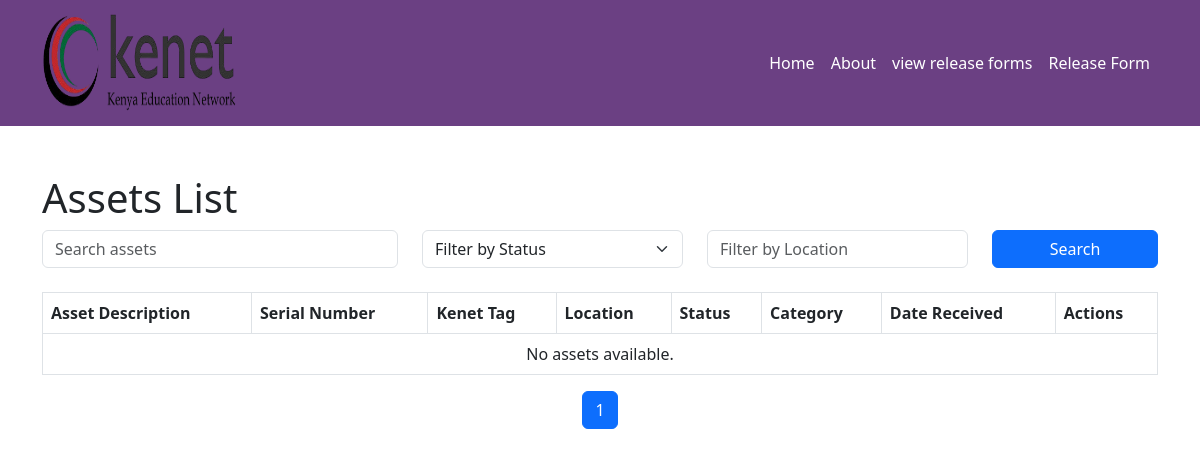
Before: / with the older database file.
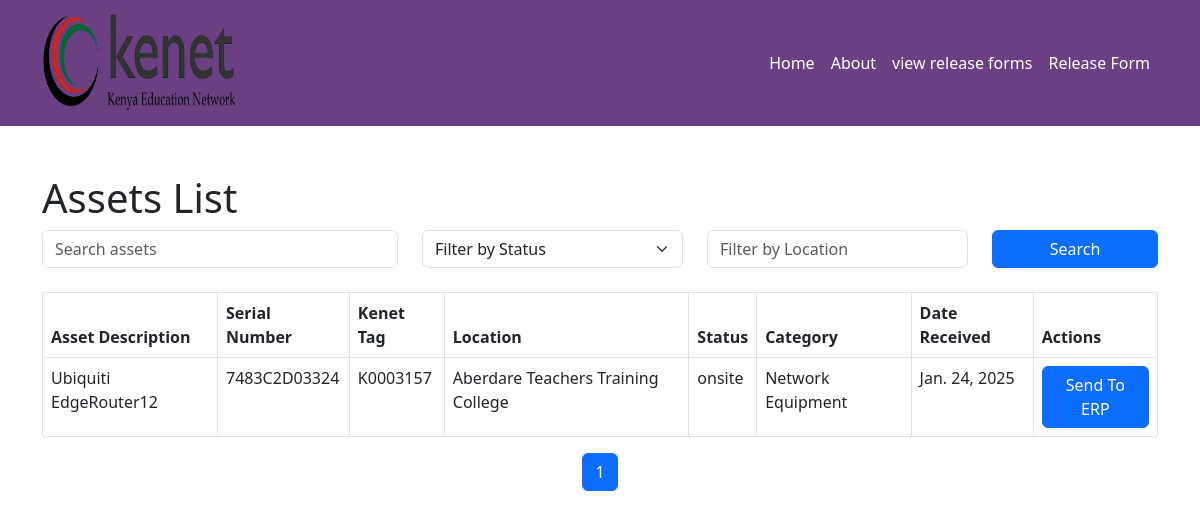
After: the same page with the newer database file.
### KENETAssets/models.py (models this page shows, shortened)
class Assets(models.Model):
    STATUS_CHOICES = [
        ('instore', 'In Store'),
        ('faulty', 'Faulty'),
        ('onsite', 'On Site'),
        ('decommissioned', 'Decommissioned'),
        ('pending_release', 'Pending Release'),
        ('pending_approval', 'Pending Approval '),
        ('approved', 'Approved by Admin '),
        ('rejected', 'Denied by Admin '),
    ]
    date_received = models.DateField(auto_now_add=True)
    person_receiving = models.ForeignKey(CustomUser, on_delete=models.SET_NULL, null=True, blank=True, help_text="User who received the asset")
    asset_description = models.TextField()
    asset_description_model = models.CharField(max_length=100, null=True, blank=True)
    serial_number = models.CharField(max_length=100, unique=True)
    kenet_tag = models.CharField(max_length=100, unique=True)
    location = models.ForeignKey(Location, on_delete=models.CASCADE, related_name='primary_location', blank=True, null=True)
    sent_to_erp = models.BooleanField(default=False)
    destination_location = models.ForeignKey(Location, on_delete=models.CASCADE, related_name='going_location', blank=True, null=True)
    asset_id = models.CharField(max_length=10, unique=True, editable=False, blank=True)  # ALK ID field
    status = models.CharField(
        max_length=20,
        choices=STATUS_CHOICES,
        default='instore',
        blank=True,
        null=True
    )
    category = models.ForeignKey(Category, on_delete=models.CASCADE, blank=True, null=True)
    delivery = models.ForeignKey(Delivery, on_delete=models.SET_NULL, null=True, blank=True, related_name='assets', help_text="Associated delivery for this asset")
    class Meta:
        verbose_name = 'Asset'
        verbose_name_plural = 'Assets'
        ordering = ['-id']

class Location(models.Model):
    name = models.CharField(max_length=100, unique=True)
    name_alias = models.CharField(max_length=100, unique=True)
    location_code = models.CharField(max_length=10,unique=True,  editable=False, blank=True)  # KLC ID field
    def __str__(self):
        return f"{self.name}"
    class Meta:
        verbose_name = 'Location'
        verbose_name_plural = 'Locations'

class Category(models.Model):
    name = models.CharField(max_length=100)
    def __str__(self):
        return self.name
    class Meta:
            verbose_name = 'Category'
            verbose_name_plural = 'Categories'

### KENETAssets/views.py (the view)
# urls.py: path('', home_view, name='home'),
def home_view(request):
    search_query = request.GET.get('search', '').lower()  # Convert search query to lowercase
    status_filter = request.GET.get('status', '').lower()  # Convert status filter to lowercase
    location_filter = request.GET.get('location', '').lower()  # Convert location filter to lowercase
    assets_list = Assets.objects.all()
    if search_query:
        assets_list = assets_list.filter(
            Q(asset_description__icontains=search_query) |
            Q(serial_number__icontains=search_query) |
            Q(kenet_tag__icontains=search_query)
        )
    if status_filter:
        assets_list = assets_list.filter(status__iexact=status_filter)
    if location_filter:
        assets_list = assets_list.filter(
            Q(location__name__icontains=location_filter) |
            Q(location__name_alias__icontains=location_filter) |
            Q(location__location_code__icontains=location_filter)
        )
    paginator = Paginator(assets_list, 10)
    page_number = request.GET.get('page')  # Get current page
    assets = paginator.get_page(page_number)  # Get paginated assets
    return render(request, 'home.html', {
        'user': request.user,
        'assets': assets,
        'search_query': search_query,
        'status_filter': status_filter,
        'location_filter': location_filter,
    })

### templates/home.html (shortened to what the changed rows need)
<!DOCTYPE html>
<html lang="en">
    {% load static %}
<head>
    <link rel="stylesheet" href="https://cdnjs.cloudflare.com/ajax/libs/bootstrap/5.3.0/css/bootstrap.min.css">
</head>
<body>
    <div class="container mt-5">
        <h1>Assets List</h1>
        <table class="table table-bordered">
            <thead>
                <tr>
                    <th>Asset Description</th>
                    <th>Serial Number</th>
                    <th>Kenet Tag</th>
                    <th>Location</th>
                    <th>Status</th>
                    <th>Category</th>
                    <th>Date Received</th>
                    <th>Actions</th>
                </tr>
            </thead>
            <tbody>
                {% for asset in assets %}
                    <tr>
                        <td>{{ asset.asset_description }}</td>
                        <td>{{ asset.serial_number }}</td>
                        <td>{{ asset.kenet_tag }}</td>
                        <td>{{ asset.location }}</td>
                        <td>{{ asset.status }}</td>
                        <td>{{ asset.category }}</td>
                        <td>{{ asset.date_received }}</td>
                        <td>
                            {% if asset.sent_to_erp %}
                                <button class="btn btn-success" disabled>Data Sent to ERP</button>
                            {% else %}
                                <a href="{% url 'create_fixed_asset' asset.id %}" class="btn btn-primary">Send To ERP</a>
                            {% endif %}
                        </td>
                    </tr>
                {% empty %}
                    <tr>
                        <td colspan="8" class="text-center">No assets available.</td>
                    </tr>
                {% endfor %}
            </tbody>
        </table>
        <nav aria-label="Page navigation">
            <ul class="pagination justify-content-center">
                {% for page_num in assets.paginator.page_range %}
                    <li class="page-item {% if page_num == assets.number %}active{% endif %}">
                        <a class="page-link" href="?page={{ page_num }}">{{ page_num }}</a>
                    </li>
                {% endfor %}
            </ul>
        </nav>
    </div>
</body>
</html>

Changed rows visible on the page:
added Assets: asset_description "Ubiquiti EdgeRouter12", serial_number "7483C2D03324", kenet_tag "K0003157", location "Aberdare Teachers Training College", status "onsite", category "Network Equipment", date_received "Jan. 24, 2025", sent_to_erp "Send To ERP"
Other visible differences:
text no longer shown: "No assets available."
